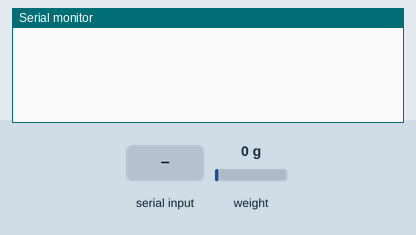
This sketch was run on a simulated Arduino Uno, built with avr-gcc and run on an emulated ATmega328P. Shown: the last lines printed to the serial monitor. The inputs (shaded band) are chosen by the test bench; at power-on: weight on the scale 0 g. EEPROM starts erased.

Above: at 1.2 s.
1.3 s: "start_capture" received over Serial
At 2.41 s:
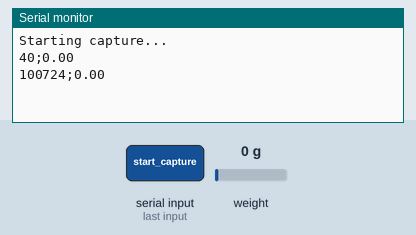
3.8 s: "end_capture" received over Serial
At 5.6 s:
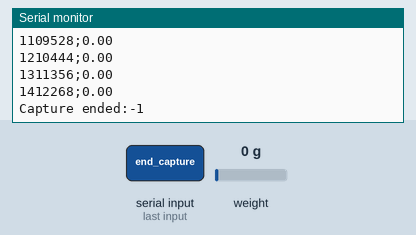
6.3 s: "get_version" received over Serial
At 8.2 s:
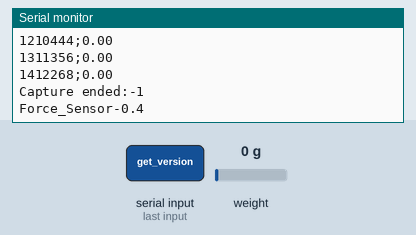
8.8 s: "get_tare" received over Serial
At 10.1 s:
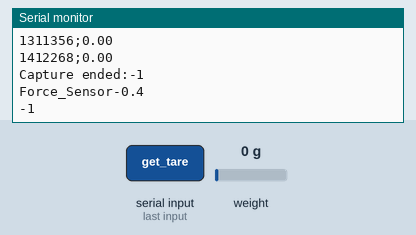
11.3 s: "set_tare" received over Serial
At 13.5 s:
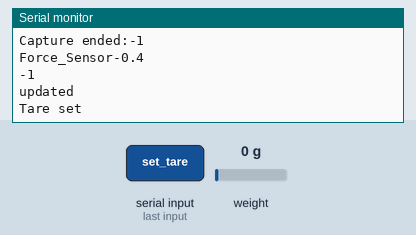
13.8 s: "90,45,200\n" received over Serial
At 15.1 s:
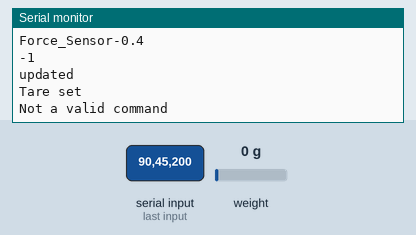
Timing chart, 0 to 16.8 s (numbered marks = the images above; inputs shaded):
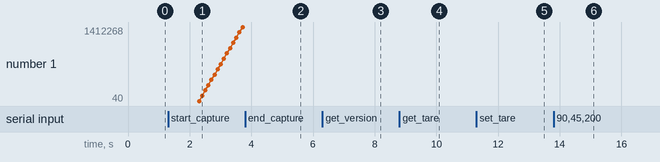

The sketch:

ForceSensor.ino
```cpp
// (licence header left out)
#include <HX711.h>
#include <EEPROM.h>

#define DOUT  3
#define CLK  2

//Version number //it always need to start with: "Force_Sensor-"
String version = "Force_Sensor-0.4";


int tareAddress = 0;
int calibrationAddress = 4;

HX711 scale(DOUT, CLK);

//Data comming from the cell after resting the offset weight
float offsetted_data = 0;

//Data resulting of appying the calibration_factor to the offsetted_data
float scaled_data = 0;

//The weight used to calibrate the cell
float weight = 0.0;

//Wether the sensor has to capture or not
boolean capturing = false;

//wether the tranmission is in binary format or not
boolean binaryFormat = false;

unsigned long lastTime = 0;
unsigned long currentTime = 0;
unsigned long elapsedTime = 0;
unsigned long totalTime = 0;

void setup() {
  Serial.begin(115200);

  long tare = 0;
  EEPROM.get(tareAddress, tare);
  if (tare == -151) {
    scale.set_offset(10000);// Usual value  in Chronojump strength gauge
    EEPROM.put(tareAddress, 10000);
  } else {
    scale.set_offset(tare);
  }


  //The factor to convert the units coming from the cell to the units used in the calibration
  float calibration_factor = 0.0f;
  EEPROM.get(calibrationAddress, calibration_factor);
  if (isnan(calibration_factor)) {
    scale.set_scale(915.0);// Usual value  in Chronojump strength gauge
    EEPROM.put(calibrationAddress, 915.0);
  } else {
    scale.set_scale(calibration_factor);
  }
}

void loop() {

  if (capturing)
  {
    currentTime = micros();

    //Managing the timer overflow
    if (currentTime > lastTime)      //No overflow
    {
      elapsedTime = currentTime - lastTime;
    } else  if (currentTime <= lastTime)  //Overflow
    {
      elapsedTime = (4294967295 - lastTime) + currentTime; //Time from the last measure to the overflow event plus the currentTime
    }
    totalTime += elapsedTime;
    lastTime = currentTime;
    Serial.print(totalTime);
    Serial.print(";");
    Serial.println(scale.get_units(), 2); //scale.get_units() returns a float
  }

  //Checking if there's incoming serial data
  if (Serial.available()) { processSerial();}
}

//In old version SerialEvent() was used but the nano every don't support it
void processSerial()
{
  String inputString = Serial.readString();
  String commandString = inputString.substring(0, inputString.lastIndexOf(":"));
  //  while (Serial.available())
  //  {
  //    char inChar = (char)Serial.read();
  //    inputString += inChar;
  //    if (inChar == '\n') {
  //       commandString = inputString.substring(0, inputString.lastIndexOf(":"));
  //    }

  if (commandString == "start_capture") {
    start_capture();
  } else if (commandString == "end_capture") {
    end_capture();
  } else if (commandString == "get_version") {
    get_version();
  } else if (commandString == "get_calibration_factor") {
    get_calibration_factor();
  } else if (commandString == "set_calibration_factor") {
    set_calibration_factor(inputString);
  } else if (commandString == "calibrate") {
    calibrate(inputString);
  } else if (commandString == "get_tare") {
    get_tare();
  } else if (commandString == "set_tare") {
    set_tare(inputString);
  } else if (commandString == "tare") {
    tare();
  } else if (commandString == "get_transmission_format") {
    get_transmission_format();
  } else {
    Serial.println("Not a valid command");
  }
  inputString = "";
  //  }
}

void start_capture()
{
  Serial.println("Starting capture...");
  totalTime = 0;
  lastTime = micros();
  capturing = true;
}

void end_capture()
{
  capturing = false;
  Serial.print("Capture ended:");
  Serial.println(scale.get_offset());
}
void get_version()
{
  Serial.println(version);
}

void get_calibration_factor()
{
  Serial.println(scale.get_scale());
}

void set_calibration_factor(String inputString)
{
  //Reading the argument of the command. Located within the ":" and the ";"
  String calibration_factor = get_command_argument(inputString);
  //Serial.println(calibration_factor.toFloat());
  scale.set_scale(calibration_factor.toFloat());
  float stored_calibration = 0.0f;
  EEPROM.get(calibrationAddress, stored_calibration);
  if (stored_calibration != calibration_factor.toFloat()) {
    EEPROM.put(calibrationAddress, calibration_factor.toFloat());
  }
  Serial.println("Calibration factor set");
}

void calibrate(String inputString)
{
  //Reading the argument of the command. Located within the ":" and the ";"
  String weightString = get_command_argument(inputString);
  float weight = weightString.toFloat();
  //mean of 255 values comming from the cell after resting the offset.
  double offsetted_data = scale.get_value(50);

  //offsetted_data / calibration_factor
  float calibration_factor = offsetted_data / weight / 9.81; //We want to return Newtons.
  scale.set_scale(calibration_factor);
  EEPROM.put(calibrationAddress, calibration_factor);
  Serial.print("Calibrating OK:");
  Serial.println(calibration_factor);
}

void tare()
{
  scale.tare(50); //Reset the scale to 0 using the mean of 255 raw values
  EEPROM.put(tareAddress, scale.get_offset());
  Serial.print("Taring OK:");
  Serial.println(scale.get_offset());
}

void get_tare()
{
  Serial.println(scale.get_offset());
}

void set_tare(String inputString)
{
  String tare = get_command_argument(inputString);
  long value = tare.toInt();
  scale.set_offset(value);
  long stored_tare = 0;
  EEPROM.get(tareAddress, stored_tare);
  if (stored_tare != value) {
    EEPROM.put(tareAddress, value);
    Serial.println("updated");
  }
  Serial.println("Tare set");
}

String get_command_argument(String inputString)
{
  return (inputString.substring(inputString.lastIndexOf(":") + 1, inputString.lastIndexOf(";")));
}

void get_transmission_format()
{
  if (binaryFormat)
  {
    Serial.println("binary");
  } else
  {
    Serial.println("text");
  }
}
```

Measured:
- after the input at 1.3 s, the serial monitor: prints a new line after 1.0 s (image 1)
- after the input at 3.8 s, the serial monitor: prints a new line after 1.0 s (image 2)
- after the input at 6.3 s, the serial monitor: prints a new line after 1.0 s (image 3)
- after the input at 8.8 s, the serial monitor: prints a new line after 1.0 s (image 4)
- after the input at 11.3 s, the serial monitor: prints a new line after 1.0 s (image 5)
- after the input at 13.8 s, the serial monitor: prints a new line after 1.0 s (image 6)
